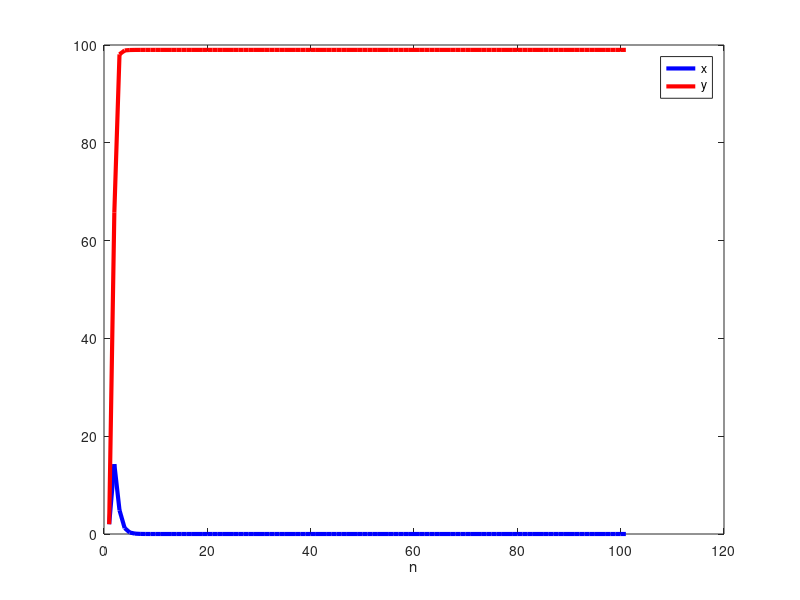

This figure's MATLAB source:
% Felicia Freeman
% Homework 2
% Problem 4
% Leslie Gower Model for Gause data for P aurelia and P caundatum
% Plot solutions


% bi, birth rate
% ci, competition rate


%%%%%%%%% Extinction
% b1 = 1.5;
% b2 = 1.5;
% c1 = .5;
% c2 = .09;


%%competitive exclusion, y survives, x dies out
b1 = 50; 
b2 = 100;
c1 = 2;
c2 = .02;


%% coexistence with x at higher levels than y
% b1 =250;
% b2 = 150;
% c1=1.1;
% c2=.5;



% Initial conditions

x0 = 2;
y0 = 2;

% x0 =20; % Same dynamics for (2,2) and (20,20)
% y0=20;


n = 100; % Number of iterations

% Initialize x and y
x = zeros(n+1,1);
y = zeros(n+1,1);

x(1) = x0;
y(1) = y0;

for i = 1:n
    x(i+1) = b1*x(i)/(1+x(i)+c1*y(i));
    y(i+1) = b2*y(i)/(1+c2*x(i)+y(i));
end


%%%%% Plot Solutions %%%%%%%%%%%5
plot(x,'-b', 'Linewidth', 3);
hold on

plot(y,'-r', 'Linewidth',3);

xlabel('n');
legend('x', 'y');



